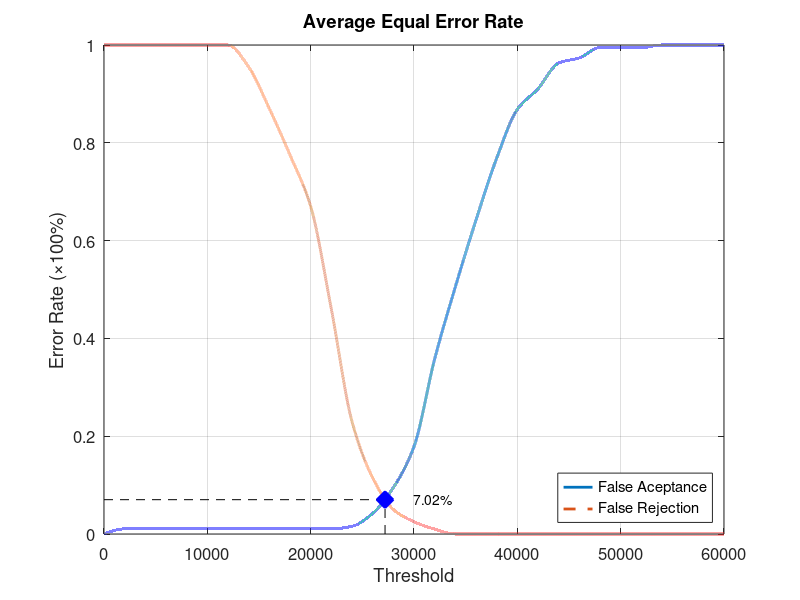
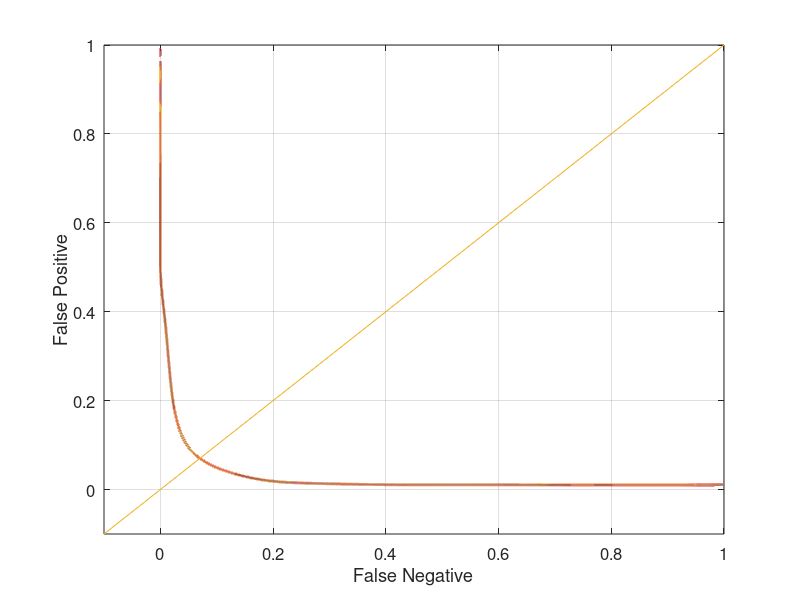

These figures' MATLAB source, in order:
function yEER = Database3_3
close all;
clear;
clc;
x = 0:2000:60000;
xq = 0:0.5:60000;

y0 = [0 0.0105263 0.0105263 0.0105263 0.0105263 0.0105263 0.0105263 0.0105263 0.0105263 0.0105263 0.0105263 0.0105263 0.0157895 0.0421053 0.0947368 0.178947 0.357895 0.505263 0.642105 0.768421 0.868421 0.910526 0.963158 0.973684 0.994737 0.994737 0.994737 1 1 1 1];
yy0 = interp1(x, y0, xq, 'pchip');
y1 = [1 1 1 1 1 1 1 0.955 0.87 0.775 0.67 0.46 0.23 0.115 0.05 0.025 0.01 0 0 0 0 0 0 0 0 0 0 0 0 0 0];
yy1 = interp1(x, y1, xq, 'pchip');

% Calculating EER: 
y2 = abs(y0 - y1);
find(y2 == min(y2))
yy2 = abs(yy0 - yy1);
xEER = find(yy2 == min(yy2));
xEERIndex = xq(xEER) % X-axis EER
yEER = yy0(xEER) % Y-axis EER

main = figure
plot(xq, yy0,'-','LineWidth', 2);	hold on
plot(xq, yy1,'--','LineWidth', 2);	hold on
plot([xEERIndex xEERIndex], [0 yEER], 'k--');	hold on
plot([0 xEERIndex], [yEER yEER], 'k--');	hold on
plot(xEERIndex, yEER, 'bx', 'LineWidth', 10);	hold on
text(xEERIndex + 10 * xEERIndex / 100, yEER, [num2str(round((10000 * yEER)) / 100) '%'])
legend('False Aceptance', 'False Rejection', 'Location', 'SouthEast')
xlabel('Threshold')
ylabel('Error Rate (\times100%)')
title('Average Equal Error Rate')
set(gca, 'FontSize', 12)
axis([0 60000 0 1])
grid on

print(main, 'Database3_3Main', '-dpng');
FNRxFPR = figure('Color', [1 1 1]);
plot(yy1, yy0, '-', yy1, yy0, 'LineWidth', 2);
hold on
y = -0.1:0.1:1
plot(y, y); 
set(gca, 'FontSize', 12)
xlabel('False Negative')
ylabel('False Positive')
axis([-0.1 1 -0.1 1])
set(gca, 'FontSize', 12)
grid on

print(FNRxFPR, 'Database3_3FNRxFPR','-dpng');
end
